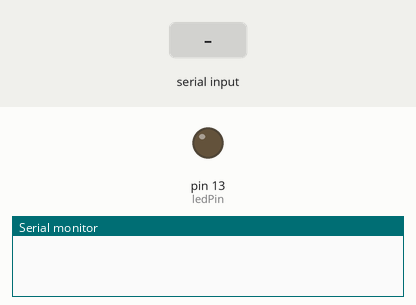
Simulated run of this sketch. Board: Arduino Uno, built with avr-gcc and run on an emulated ATmega328P. Shown: output pins drawn as LEDs (lit = HIGH), the last lines printed to the serial monitor. Inputs (shaded band) come from the test bench.

Above: at 1.2 s.
1.3 s: "1" received over Serial
At 2.1 s:
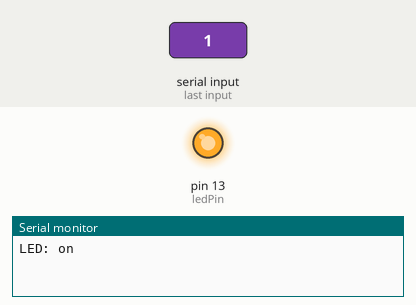
2.8 s: "0" received over Serial
At 3.3 s:
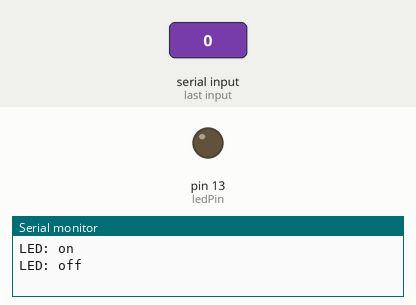
Timing chart, 0 to 5.8 s (numbered marks = the images above; inputs shaded):
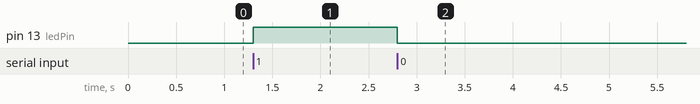

The sketch:

ledBluetooth.ino
```cpp
int ledPin = 13;  // use the built in LED on pin 13 of the Uno
int state = 0;
int flag = 0;        // make sure that you return the state only once

void setup() {
    // sets the pins as outputs:
    pinMode(ledPin, OUTPUT);
    digitalWrite(ledPin, LOW);

    Serial.begin(57600); // Default connection rate for my BT module
}

void loop() {
    //if some data is sent, read it and save it in the state variable
    if(Serial.available() > 0){
      state = Serial.read();
      flag=0;
    }
    // if the state is 0 the led will turn off
    if (state == '0') {
        digitalWrite(ledPin, LOW);
        if(flag == 0){
          Serial.println("LED: off");
          flag = 1;
        }
    }
    // if the state is 1 the led will turn on
    else if (state == '1') {
        digitalWrite(ledPin, HIGH);
        if(flag == 0){
          Serial.println("LED: on");
          flag = 1;
        }
    }
}
```

Measured:
- after the input at 1.3 s, pin 13 (ledPin): LOW → HIGH at once
- after the input at 2.8 s, pin 13 (ledPin): HIGH → LOW at once
